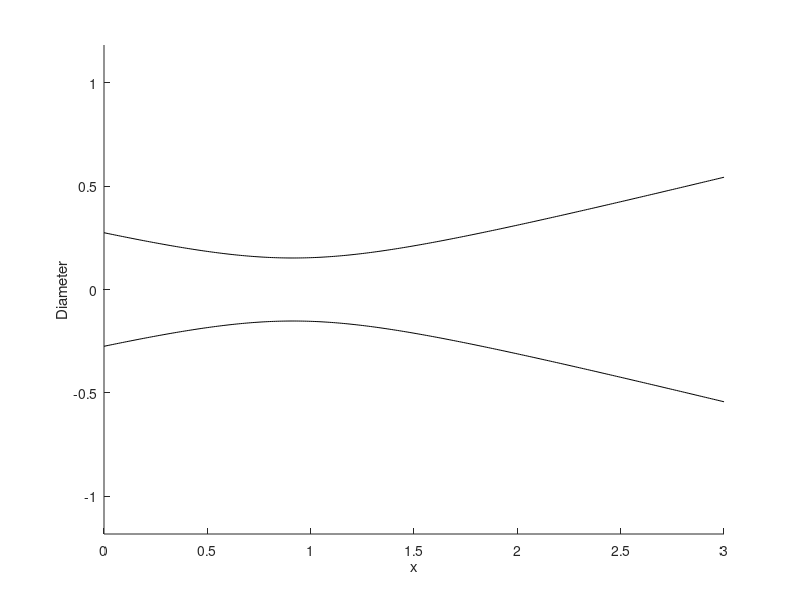
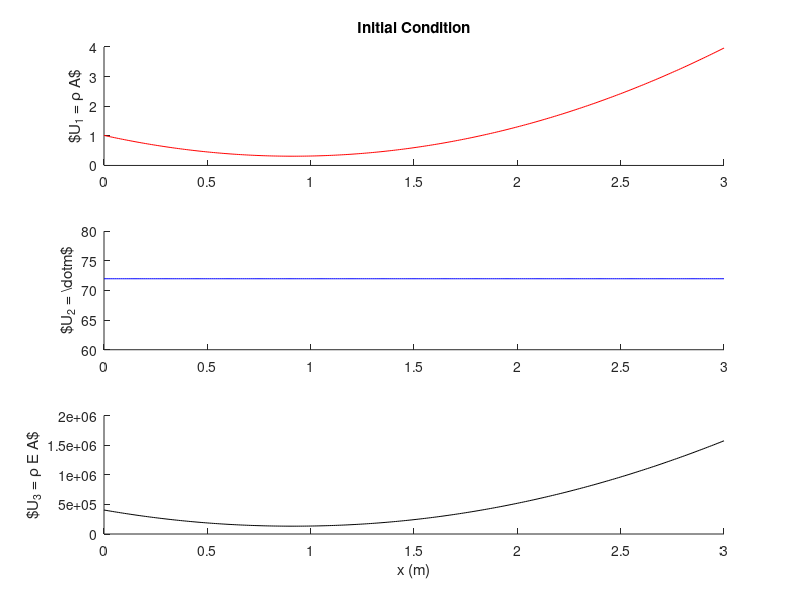

Write the MATLAB code that produced these figures, in order. (Note: this script raises an error after producing the figures.)
% This script implements a first-order accurate, Finite Volume Method (FVM) 
% solver with a Roe flux for the quasi-1D compressible flow equations.
% Becuase the Roe flux is an approximate solution to Riemann problem, the
% solver is shock capturing.
% 
% This particular implementation allows for area changes and the effects of 
% friction. Four examples are hard coded and the FVM solution is compared 
% to the exact solution. 
%
% written by Jose Guerrero, University of Michigan - Aerospace Department 
% joseguer@umich.edu

clc
clear all
close all

%Solution settings
dx = 0.01;              % grid size
CFL  = 0.5;              % courant number
Max_iterations = 10000;
resmax = 10^-4;          % maximum error

%Gas properties
MW = 28.95;            % Molecular weight
gamma = 1.4;           % Ratio of specific heats
R =  8314.5/MW;        % gas constant, J/kg-K

%----- Boundary Conditions -------

% Example 01 - Isentropic nozzle
%{
cf = 0;                % skin friction coefficient
load('Isentropic_Nozzle.mat')

% Subsonic inflow
Ts = 1986.87;      %static temperature
Ps = 7921305.147;
mdot = 535.1376;

% Subsonic outflow
Pe = 41348.35;
exit_BC_supersonic = 1;
%}

% Example 02 - Nozzle with friction
%{
cf = 0.1;                % skin friction coefficient
load('Nozzle_w_Friction.mat')

% Subsonic inflow
Ts = 1990.9831;      %static temperature
Ps = 7978811.211;
mdot = 445.8079;

% Subsonic outflow
Pe = 133855.839;
exit_BC_supersonic = 1;
%}

% Example 03 -  Shock x = 2m, no friction
%{
cf = 0;                % skin friction coefficient
load('Nozzle_w_Shock.mat')

% Subsonic inflow
Ts = 551.357;      %static temperature
Ps = 673766.319;
mdot = 86.4065;

% Subsonic outflow
Pe = 228880.547;
exit_BC_supersonic = 0;
%}

% Example 04 -  Shock x = 2m, with cf = 0.1
%
cf = 0.1;                % skin friction coefficient
load('Nozzle_w_Shock_and_Friction.mat')

% Subsonic inflow
Ts = 552.50;      %static temperature
Ps = 678657.64;
mdot = 71.983;

% Subsonic outflow
Pe = 146201.46;
exit_BC_supersonic = 0;
%}

%% %%%%%%%%%%%%%%%%%%%%%%%%%%%%%%%%%%%%%%%%%%%%%%%%%%%%%%%%%%%%%%%%%%%%%%%%

% Discretization of distance along the nozzle
x = 0:dx:3;
x = x';
k = length(x);

% Nozzle profile
D = sqrt(0.093 + 0.25*(x-0.9144).^2);
A = pi/4*D.^2; %Area, m^2
A_inlet = A(1);
A_th = min(A);
LnA = log(A);

dLnAdx = 0*x;

for i = 1:k
    if i == 1
        dLnAdx(i) = (LnA(i+1) - LnA(i)) / dx;
    elseif i == k
        dLnAdx(i) = (LnA(i) - LnA(i-1)) / dx;
    else
        dLnAdx(i) = (LnA(i+1) - LnA(i-1)) / (2*dx);
    end
end

F = 4*cf./D;

figure
hold on
plot(x,D/2,'k')
plot(x,-D/2,'k')
axis equal
xlabel('x')
ylabel('Diameter')

% return

%% Initalize Flowfield

%**************************************************************************
%Exact Solution
%**************************************************************************

xq = dat.x; %m
rho_q = dat.rho; %kg/m^3
T_q = dat.T; %K
P_q = dat.P;
M_q = dat.M;
mf_0 = dat.mdot; %kg/s
% Pe = dat.Pe; %Pa

%**************************************************************************
% Initalize Flowfield
%**************************************************************************

N = length(x);

%Option 1: assume a constant density everywhere
%
rhox = Ps/(R*Ts)*ones(N,1);
Vx = mdot./(rhox.*A);
Ex = R.*Ts./(gamma-1) + 0.5.*Vx.^2;
%}

%Option 2: assume an isentropic solution
%{
AR = A./A_th;
Ma = getMach_Ar(gamma,AR,0);

% ind = find(A == A_th);
% Ma_sub = getMach_Ar(gamma,AR(1:ind-1),0);
% Ma_sup = getMach_Ar(gamma,AR(ind:end),0);
% Ma = [Ma_sub;Ma_sup];

M_in = Ma(1);

T0 = Ts * (1 + (gamma-1)/2 *M_in.^2);
P0 = Ps * (T0./Ts).^(gamma/(gamma-1));

Tx = T0 ./ (1 + (gamma-1)/2 * Ma.^2);
Px = P0 .* (Tx./T0).^(gamma/(gamma-1));
rhox = Px./(R.*Tx);

ax = sqrt(gamma*R*Tx);
Vx = Ma.*ax;
Ex = R.*Tx./(gamma-1) + 0.5*Vx.^2;
%}

%Option 3: use exact solution
%{
rhox = interp1(xq,rho_q,x,"linear","extrap");
Tx = interp1(xq,T_q,x,"linear","extrap");
Vx = mdot./(rhox.*A);
Ex = R.*Tx./(gamma-1) + 0.5.*Vx.^2;
%}

U1 = rhox.*A;
U2 = rhox.*Vx.*A;
U3 = rhox.*Ex.*A;

U = [U1, U2, U3];

% figure; set(gcf,'Position',[293 149 1223 791])
figure;
subplot(3,1,1)
plot(x,U1,'r')
box off
ylabel('$U_1 = \rho A$')
title('Initial Condition')
subplot(3,1,2)
plot(x,U2,'b')
box off
ylabel('$U_2 = \dot{m}$')
subplot(3,1,3)
plot(x,U3,'k')
box off
xlabel('x (m)')
ylabel('$U_3 = \rho E A$')

% return

%% 1D-FVM

res = 1;
t = 0;
nstep = 0;

F_minus_half = 0*U;
F_plus_half = 0*U;

J = 0*U;

while res > resmax

    %**********************************************************************
    %                        Time step
    %**********************************************************************

    P = (gamma-1)./A .*( U(:,3) - 0.5 .* U(:,2).^2 ./ U(:,1) );
    rho = U(:,1)./A;
    a = sqrt(gamma.*P./rho);
    u = U(:,2)./U(:,1);

    dta = CFL*dx./(abs(u)+a);
    dt = min(dta);

    nstep = nstep+1;

    %**********************************************************************
    %                        Roe Flux
    %**********************************************************************

    for i = 2:k-1 %interior points
        F_plus_half(i,:)  = ROEflux(U(i,:),U(i+1,:),A(i),A(i+1),gamma) ;
        F_minus_half(i,:) = ROEflux(U(i-1,:),U(i,:),A(i-1),A(i),gamma) ;
    end

    J(:,2) = (gamma-1).* ( U(:,3) - 0.5 .*  U(:,2).^2 ./ U(:,1) ) .* dLnAdx - 0.5.* U(:,2).^2 ./ U(:,1) .* F;

    U(:,1) = U(:,1) - dt/dx .* (F_plus_half(:,1) - F_minus_half(:,1)) + dt .* J(:,1);
    U(:,2) = U(:,2) - dt/dx .* (F_plus_half(:,2) - F_minus_half(:,2)) + dt .* J(:,2);
    U(:,3) = U(:,3) - dt/dx .* (F_plus_half(:,3) - F_minus_half(:,3)) + dt .* J(:,3);

    R2 = - dt/dx .* (F_plus_half(:,2) - F_minus_half(:,2)) + dt .* J(:,2);
    res = max(abs( R2 ));

    %**********************************************************************
    %                        Boundary Conditions
    %**********************************************************************

    % ********** Subsonic Inlet **********

    % *** Option 1, Fix Ps, Ts ***
    rhos = Ps/(R*Ts);
    U(1,1) = rhos*A(1);
    U(1,2) = 2*U(2,2)-U(3,2); %U2
    V_inlet = U(1,2)/U(1,1);
    E_inlet = R*Ts/(gamma-1) + 0.5 * V_inlet.^2;
    U(1,3) = U(1,1).*E_inlet;

    % *** Option 2, Fix mdot, Ts ***
    % U(1,1) = 2*U(2,1)-U(3,1); %U1
    % U(1,2) = mdot;
    % V_inlet = U(1,2)/U(1,1);
    % E_inlet = R*Ts/(gamma-1) + 0.5 * V_inlet.^2;
    % U(1,3) = U(1,1).*E_inlet;

    % *** Option 3, Fix mdot, Ps ***
    % U(1,1) = 2*U(2,1)-U(3,1); %U1
    % U(1,2) = mdot;
    % U(1,3) = Ps*A(1)/(gamma-1) + 0.5*U(1,2)^2/U(1,1);

    if exit_BC_supersonic == 0
        % ********** Subsonic Outlet **********
        U(k,1) = 2*U(k-1,1)-U(k-2,1);
        U(k,2) = 2*U(k-1,2)-U(k-2,2);
        U(k,3) = Pe*A(k)/(gamma-1) + 0.5 * U(k,2).^2 ./ U(k,1);
    else
        % ********** Supersonic Outlet **********
        U(k,1) = 2*U(k-1,1)-U(k-2,1);
        U(k,2) = 2*U(k-1,2)-U(k-2,2);
        U(k,3) = 2*U(k-1,3)-U(k-2,3);
    end

    if nstep == Max_iterations
        break;
    end

end

%% Post Processing

U1 = U(:,1); U2 = U(:,2); U3 = U(:,3);

rho = U1./A;
V = U2./U1;
E = U3./U1;
T = (E - 0.5*V.^2) * (gamma - 1) / R;
P = rho .* R .*T;
a = sqrt(gamma.*R.*T);
M = V./a;
% mf = rho.*A.*V;
% mf = P.*A.*M .* sqrt(gamma./(R.*T));
mf = U2;

Tt = T.*(1 + (gamma-1)/2 * M.^2);
Pt = P.*(Tt./T).^(gamma/(gamma-1));

%% Plots

m = 20;

figure
hold on
plot(x,P/101325)
plot(xq(1:m:end),P_q(1:m:end)/101325,'*','MarkerSize',6)
hold off
legend('1D-FVM','Exact','box','on')
xlabel('x [m]')
ylabel('P [atm]')


figure
hold on
plot(x,T)
plot(xq(1:m:end),T_q(1:m:end),'*','MarkerSize',6)
hold off
legend('1D-FVM','Exact','box','on')
xlabel('x [m]')
ylabel('T [K]')

figure
hold on
plot(x,M)
plot(xq(1:m:end),M_q(1:m:end),'*','MarkerSize',6)
hold off
legend('1D-FVM','Exact','box','on')
xlabel('x [m]')
ylabel('Mach number')
legend('1D-FVM','Exact','box','on','location','northwest')

figure
hold on
plot(x,mf)
yline(mf_0,'k--','LineWidth',2)
xlabel('x [m]')
ylabel('$\dot{m}$ [kg/s]')
box off
legend('1D-FVM','Exact','box','on')
ylim([mf_0-200 ,mf_0 + 200])


%% Surf Plots
%

n = 25;

% Grid distribution in the nozzle
for i = 1:k
    y = linspace(-A(i)/2,A(i)/2,n);
    for j = 1:n
        xx(i,j) = x(i);
        yy(i,j) = y(j);
    end
end

for i = 1:k
    for j = 1:n
        rho1(i,j) = rho(i);
        T1(i,j) = T(i);
        P1(i,j) = P(i);
        M1(i,j) = M(i);
        V1(i,j) = V(i);
    end
end

figure
surf(xx,yy,M1);view(2)
shading interp
colormap(jet(256))
colorbar
axis off
drawnow
title('Mach number contour')
%}
